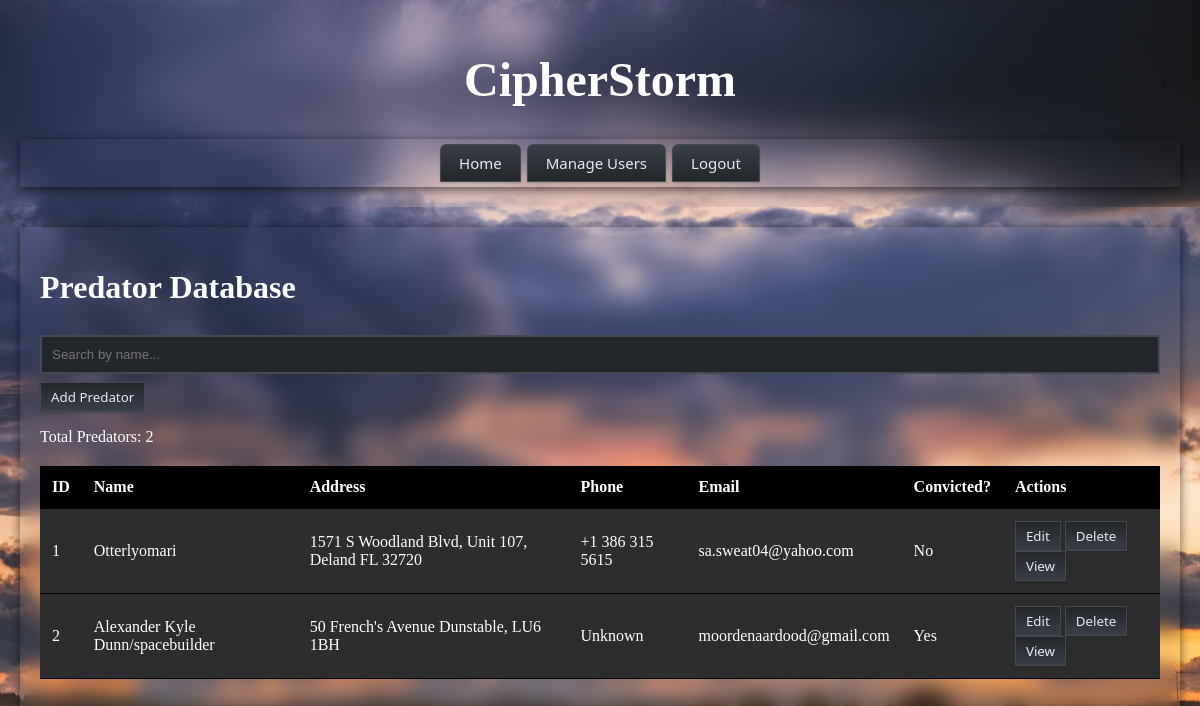
Screenshot of /predators (signed in) with the database file from the repository.
### tables this page shows
CREATE TABLE predators (
                    id INTEGER PRIMARY KEY AUTOINCREMENT,
                    name TEXT NOT NULL,
                    address TEXT,
                    phone TEXT,
                    email TEXT,
                    description TEXT,
                    convicted BOOLEAN DEFAULT 0,
                    socials TEXT,
                    face_image_url TEXT,
                    born_at DATETIME
                );

### index.py (the view)
@app.route('/predators', methods=['GET'])
@login_required
def predators():
    predators = db.get_all_predators()
    return flask.render_template('database/db.html', predators=predators)

### index.py (called while the page is built)
@login_manager.user_loader
def load_user(user_id):
    user_data = db.get_user_by_id(int(user_id))
    if user_data:
        return User(user_data)
    return None

    def get_connection(self):
        return sqlite3.connect(self.db_path)

    def get_user_by_id(self, user_id):
        try:
            conn = self.get_connection()
            cursor = conn.cursor()
            cursor.execute('''
                SELECT id, username, is_admin
                FROM users
                WHERE id = ?
            ''', (user_id,))
            user_data = cursor.fetchone()
            conn.close()
            if user_data:
                return {
                    'id': user_data[0],
                    'username': user_data[1],
                    'is_admin': bool(user_data[2])
                }
            return None
        except sqlite3.Error as e:
            print(f"{Fore.RED}[-] Error getting user by ID: {e}{Style.RESET_ALL}")
            return None

    def get_all_predators(self):
        try:
            conn = self.get_connection()
            cursor = conn.cursor()
            cursor.execute('SELECT * FROM predators')
            rows = cursor.fetchall()
            conn.close()
            predators = []
            for row in rows:
                predators.append({
                    'id': row[0],
                    'name': row[1],
                    'address': row[2],
                    'phone': row[3],
                    'email': row[4],
                    'description': row[5],
                    'convicted': bool(row[6]),
                    'socials': row[7],
                })
            return predators
        except sqlite3.Error as e:
            print(f"{Fore.RED}[-] Error getting all predators: {e}{Style.RESET_ALL}")
            return []

### templates/database/db.html (shortened to what this page needs)
<!DOCTYPE html>
<html lang="en">
<head>
    <link rel="stylesheet" href="/static/style.css">
</head>
<body>
    <div class="header">
        <h1>CipherStorm</h1>
        <div class="navigation">
            <form action="{{ url_for('dashboard') }}" method="get" style="display:inline;">
                <button type="submit" class="navigation-tabs">Home</button>
            </form>
            {% if current_user.is_admin %}
                <form action="{{ url_for('manage_users') }}" method="get" style="display:inline;">
                    <button type="submit" class="navigation-tabs">Manage Users</button>
                </form>
            {% endif %}
            <form action="{{ url_for('logout') }}" method="post" style="display:inline;">
                <button type="submit" class="navigation-tabs">Logout</button>
            </form>
        </div>
    </div>
    <div class="main-content">
        <h1>Predator Database</h1>
        <input type="text" id="search" placeholder="Search by name..." onkeyup="filterTable()">
        <form action="/predators/add" method="get">
            <button type="submit">Add Predator</button>
        </form>
        <p>Total Predators: {{ predators|length }}</p>
        <table>
            <thead>
                <tr>
                    <th>ID</th>
                    <th>Name</th>
                    <th>Address</th>
                    <th>Phone</th>
                    <th>Email</th>
                    <th>Convicted?</th>
                    <th>Actions</th>
                </tr>
            </thead>
            <tbody>
                {% for predator in predators %}
                <tr>
                    <td>{{ predator.id }}</td>
                    <td>{{ predator.name }}</td>
                    <td>{{ predator.address }}</td>
                    <td>{{ predator.phone }}</td>
                    <td>{{ predator.email }}</td>
                    <td>{{ 'Yes' if predator.convicted else 'No' }}</td>
                    <td>
                        <form action="/predators/edit/{{ predator.id }}" method="get" style="display:inline;">
                            <button type="submit">Edit</button>
                        </form>
                        {% if current_user.is_admin %}
                        <form action="/predators/delete/{{ predator.id }}" method="post" style="display:inline;">
                            <button type="submit" onclick="return confirm('Are you sure you want to delete this predator?');">Delete</button>
                        </form>
                        {% endif %}
                        <form action="/predators/view/{{ predator.id }}" method="get" style="display:inline;">
                            <button type="submit">View</button>
                        </form>
                    </td>
                </tr>
                {% endfor %}
            </tbody>
        </table>
    </div>
</body>
</html>

### static/style.css (style rules this page uses)
body { font-family: Tahoma, sans-serifrif; background-color: #f0f0f0; margin: 0; padding: 0; background-image: url("images/home.jpg"); background-size: cover; background-repeat: no-repeat; background-attachment: fixed; }
.header { padding: 20px; text-align: center; font-size: 24px; color: #ffffff; backdrop-filter: blur(20px); -webkit-backdrop-filter: blur(20px); }
.main-content { padding: 20px; font-size: 16px; color: #ffffff; box-shadow: 0 2px 10px rgba(0, 0, 0, 0.6); backdrop-filter: blur(10px); -webkit-backdrop-filter: blur(10px); margin: 20px; padding: 20px; transition: all 0.3s ease-in-out; }
.navigation { width: auto; padding: 5px; box-shadow: 0 2px 10px rgba(0, 0, 0, 0.6); backdrop-filter: blur(30px); -webkit-backdrop-filter: blur(10px); transition: all 0.6s ease-in-out; }
.navigation-tabs { background: linear-gradient(to bottom, #3a3f47 0%, #23272b 100%); font-family: 'Segoe UI', 'Tahoma', 'Geneva', Verdana, sans-serif; border: 1px solid #444a52; border-radius: 6px 6px 0 0; padding: 8px 18px; font-size: 15px; color: #e3e9ef; box-shadow: 0 1px 2px rgba(0,0,0,0.18); cursor: pointer; transition: color 0.2s ease-in-out; }
table { width: 100%; border-collapse: collapse; margin: 20px 0; }
th, td { padding: 12px; text-align: left; background: #2d2d2d; border-bottom: 1px solid #000000; transition: all 0.2s ease-in-out; }
th, td:hover { background: #3a3a3a; color: #ffffff; transition: all 0.2s ease-in-out; }
th { background-color: #000000; color: #ffffff; }
input { width: 100%; padding: 10px; margin: 8px 0; box-sizing: border-box; border: 2px solid #444a52; border-radius: 0px; background-color: #23272b; color: #e3e9ef; transition: background 0.2s, color 0.2s, border 0.2s; }
button { background: linear-gradient(to bottom, #23272b 0%, #3a3f47 100%); font-family: 'Segoe UI', 'Tahoma', 'Geneva', Verdana, sans-serif; color: #e3e9ef; padding: 5px 10px; border: 1px solid #444a52; cursor: pointer; box-shadow: 0 1px 2px rgba(0,0,0,0.18); transition: background 0.2s ease-in-out, color 0.2s ease-in-out, border 0.2s; }

### rows the page displays
predators: id "1", name "Otterlyomari", address "1571 S Woodland Blvd, Unit 107, Deland FL 32720", phone "+1 386 315 5615", email "sa.sweat04@yahoo.com", convicted "No"
predators: id "2", name "Alexander Kyle Dunn/spacebuilder", address "50 French's Avenue Dunstable, LU6 1BH", phone "Unknown", email "moordenaardood@gmail.com", convicted "Yes"

### other values shown
{{ predators|length }} "2"
